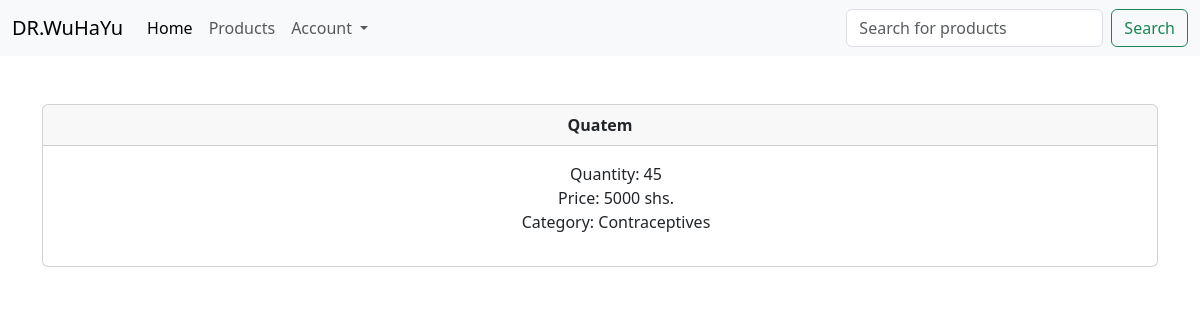
/view_item/6, run on the app's committed database.
### kalimunda/models.py (models this page shows, shortened)
class Medicine(models.Model):
    name = models.CharField(max_length=20)
    category = models.ForeignKey(Category, null=True, blank=True, on_delete=models.CASCADE)
    quantity = models.IntegerField()
    price = models.IntegerField()
    class Meta:
        verbose_name_plural = "Medicine"

class Category(models.Model):
    name = models.CharField(max_length=20)
    def __str__(self):
        return self.name
    class Meta:
        verbose_name_plural = "Categories"

### kalimunda/views.py (the view)
# urls.py: path('view_item/<id>', views.view_item, name="view_item"),
def view_item(request, id):
    item = Medicine.objects.get(pk=id)
    return render(request, 'view_item.html', {'item':item})

### kalimunda/templates/view_item.html (shortened to what this page needs)
{% extends 'base.html' %}
{% block content %}
<br><br>
<div class="container">
    <div class="card text-center">
        <div class="card-header">
           <strong>{{ item.name }}</strong>
        </div>
        <div class="card-body">
            <ul>
           <li>Quantity: {{ item.quantity }}</li>
           <li>Price: {{ item.price }} shs.</li>
           <li>Category: {{ item.category }}</li>
        </ul>
        </div>
    </div>
</div>
{% endblock %}

### kalimunda/templates/view_item.html (style rules this page uses)
.card-body ul li { list-style-type: none; }

### data on the page
Medicine: name "Quatem", quantity "45", price "5000", category "Contraceptives"
